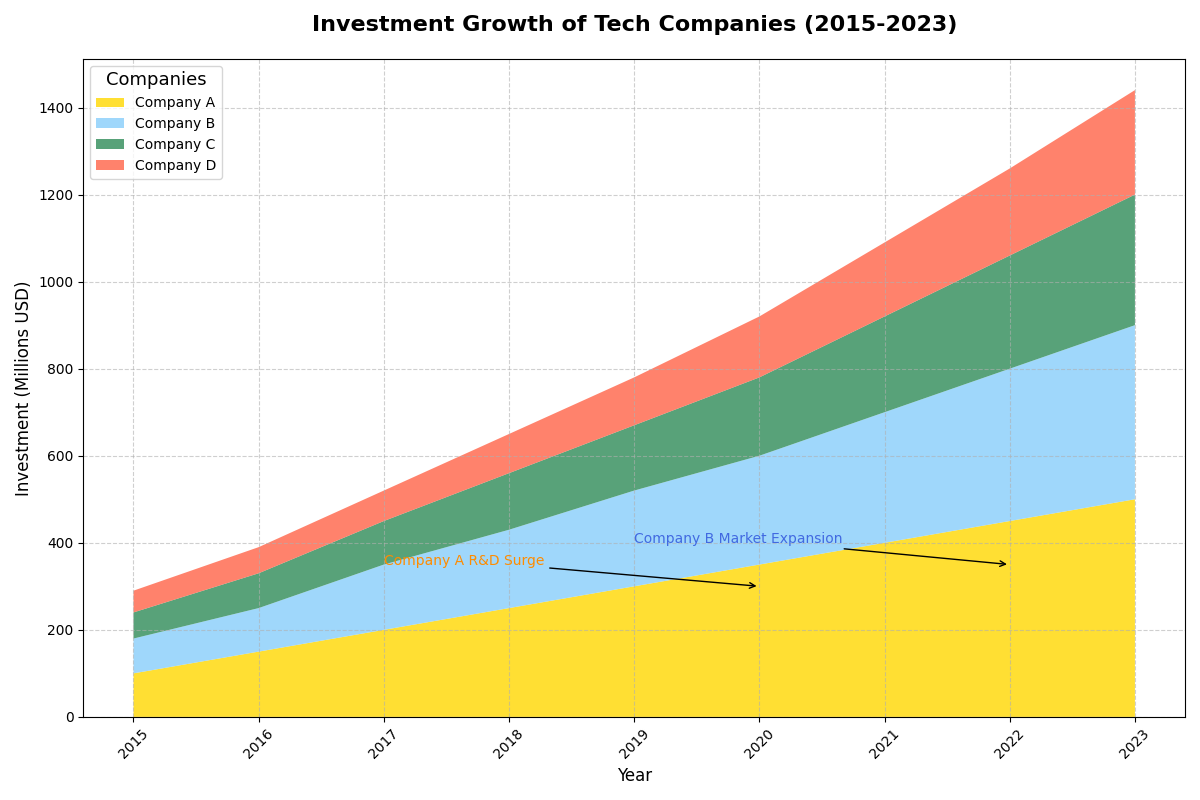

Generate this figure with Python:
import matplotlib.pyplot as plt
import numpy as np

# Backstory: Tracking the Growth of Tech Company Investments from 2015 to 2023
# Over the past decade, several tech companies have experienced rapid growth, driven by increasing investments in research and development (R&D), product launches, marketing, and acquisitions. This chart visualizes the investment growth in these areas across a selection of companies.

# Define the years and investment data for each company
years = np.arange(2015, 2024)
company_a = np.array([100, 150, 200, 250, 300, 350, 400, 450, 500])
company_b = np.array([80, 100, 150, 180, 220, 250, 300, 350, 400])
company_c = np.array([60, 80, 100, 130, 150, 180, 220, 260, 300])
company_d = np.array([50, 60, 70, 90, 110, 140, 170, 200, 240])

# Stack the data for the area chart
data = np.vstack([company_a, company_b, company_c, company_d])
companies = ["Company A", "Company B", "Company C", "Company D"]
colors = ['#FFD700', '#87CEFA', '#2E8B57', '#FF6347']

# Plot setup
fig, ax = plt.subplots(figsize=(12, 8))

# Plot the area chart using stackplot
ax.stackplot(years, company_a, company_b, company_c, company_d, labels=companies, colors=colors, alpha=0.8)

# Titles and labels
ax.set_title('Investment Growth of Tech Companies (2015-2023)', fontsize=16, fontweight='bold', pad=20)
ax.set_xlabel('Year', fontsize=12)
ax.set_ylabel('Investment (Millions USD)', fontsize=12)

# Set x-ticks for each year
ax.set_xticks(years)
ax.tick_params(axis='x', rotation=45)

# Add legend
ax.legend(loc='upper left', title='Companies', fontsize=10, title_fontsize='13')

# Annotations for data insight
ax.annotate('Company A R&D Surge', xy=(2020, 300), xytext=(2017, 350),
            arrowprops=dict(facecolor='black', arrowstyle='->'),
            fontsize=10, color='darkorange')

ax.annotate('Company B Market Expansion', xy=(2022, 350), xytext=(2019, 400),
            arrowprops=dict(facecolor='black', arrowstyle='->'),
            fontsize=10, color='royalblue')

# Adding grid and enhancing readability
ax.grid(True, linestyle='--', alpha=0.6)

# Tight layout adjustment
plt.tight_layout()

# Display the plot
plt.show()
